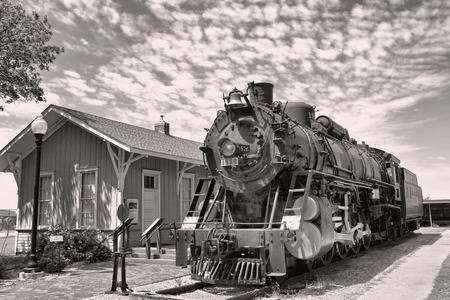
#> input picture 1.jpg, 450 x 300 px, found by its file name
$ python 'ASSG PART1_B150413CS_Sumanathilaka.py'
#> lines starting #> are read from the running program, lines starting #| are printed output that depends on the picture; after the words box and inside, x2 and y2 are one past the last pixel; in counts of white or black regions, pixels touching at a corner belong together; long printed decimals are rounded
# -*- coding: utf-8 -*-
"""
Created on Sat Mar  9 19:56:29 2019

@author: deshan
"""

import cv2
import matplotlib.pyplot as plt
import numpy as np

if __name__ == "__main__":

    ###### Step 1 ######

    I = cv2.imread('C:/Users/desha/Desktop/1.jpg', cv2.IMREAD_GRAYSCALE)  # Read a grayscale image
#> I: shape (300, 450); min 0, max 255, mean 138.5

    height, width = np.shape(I) #size of the image (no of pixels)
#> height = 300; width = 450
    print("Size of Image: ", height, " X ", width)
#| Size of Image:  300  X  450
    plt.imshow(I, cmap=plt.get_cmap('gray')) #plot original image
    plt.title("Original Image (Step 1)")
    plt.show()
    f = open("img.txt", "w")
    sum = 0
    for px in range(0, height):
        for py in range(0, width):
            sum = sum + I[px][py]     #sum of all pixels
            f.write (str(I[px][py]) + " ")
        f.write("\n")
#> after the loop, sum = 18701697

    no_of_pixels=height*width  #no of pixels
#> no_of_pixels = 135000
    Threshold =sum/no_of_pixels # initial Threshold
#> Threshold = 138.5

    print("Threshold : ", Threshold)
#| Threshold :  138.531

    ##### Step2 #####
    sum1=0
    sum2=0
    count1=0
    count2=0

    for i in np.arange(height):
        for j in np.arange(width):
            a = I.item(i,j)
   #Dividing the pixels into two groups based on pixel values
            if a > Threshold:
                sum1 =sum1 + a
                count1 =count1 + 1

            else:
                sum2 =sum2 + a
                count2 =count2 + 1
#> after the loop, count1 = 72047; count2 = 62953; sum1 = 13741658; sum2 = 4960039


    A1 =sum1/count1
#> A1 = 190.7
    A2 =sum2/count2
#> A2 = 78.79
    print("Average G1 :",A1 )
#| Average G1 : 190.732
    print("Average G2 :",A2 )
#| Average G2 : 78.790

    # calculating New threshold
    Threshold =(1/2)*(A1+A2)
#> Threshold = 134.8
    c= 2

    #### STEP3-6 #####

    while c > 1:  #checking for T0 Condition
        sum1=0
        sum2=0
        count1=0
        count2=0
        Threshold2=Threshold

        for i in np.arange(height):
          for j in np.arange(width):
            a = I.item(i,j)

            if a > Threshold:
                sum1 =sum1 + a
                count1 =count1 + 1

            else:
                sum2 =sum2 + a
                count2 =count2 + 1


        A1 =sum1/count1
        A2 =sum2/count2
        Threshold =(1/2)*(A1+A2)

        c = Threshold2-Threshold
        print('Threshold new:',Threshold)
#> this loop made 2 passes
#> (Threshold2, c) on pass 1: (134.8, 1.87)

    ### step 7 ####
    for i in np.arange(height):
          for j in np.arange(width):
            a = I.item(i,j)
            if a > Threshold:           #Final Threshold
               b=255                    #initializing value G
               I.itemset((i,j) ,b)      # G(i,j) = 255 , if I(i,j) > T
            else:
               b=0                     #  G(i,j)= 0  , if I(i,j)  <=T
               I.itemset((i,j) ,b)
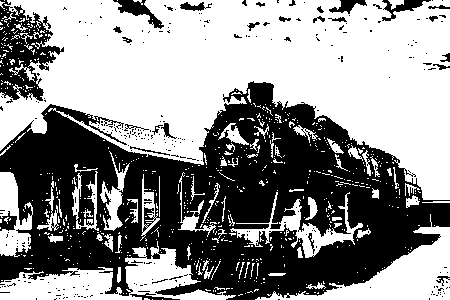
#> I: shape (300, 450); 56.2% white; 305 black regions (277 under 20 px), largest, box (x1, y1, x2, y2) and area: (0, 81, 450, 300) 52718, (0, 0, 64, 101) 3199, (113, 0, 164, 29) 495

    plt.imshow(I, cmap=plt.get_cmap('gray'))     # final image plot
    plt.title("Resulting Image (Step 7)")
    plt.show()

    ####step 8-10 ####

    ##add Noise to image##.
    Icopy = I.astype('uint8')
    mean = 1.0   # some constant
    std = 1.0    # some constant (standard deviation)
    noisy_img = Icopy + np.random.normal(mean, std, Icopy.shape)
    I2 = np.clip(noisy_img, 0, 255)


    plt.imshow(I2, cmap=plt.get_cmap('gray'))
    plt.title(" Noise Addition (Step 8)")
    plt.show()

     #I need to convert the image to uint8 and scale the mask to 255. I create two#
    #structuring elements - one that is a 5 x 5 rectangle for the closing operation and #
    #another that is 2 x 2 for the opening operation. I run cv2.morphologyEx#
    #twice for the opening and closing operations respectively on the thresholded image.#

    #Once I do that,I multiply this mask with the#
    #original image so that we can grab the original pixels of the #
    #image back and maintaining what is considered a true object from the mask output.#

    #Remove spurious small islands of noise in an image#
    img_bw = 255*I2.astype('uint8')
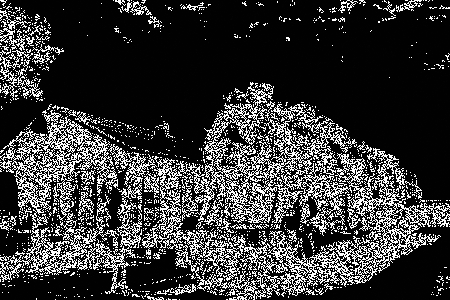
#> img_bw: shape (300, 450); min 0, max 255, mean 56.6

    se1 = cv2.getStructuringElement(cv2.MORPH_RECT, (5,5))
    se2 = cv2.getStructuringElement(cv2.MORPH_RECT, (2,2))
    mask = cv2.morphologyEx(img_bw, cv2.MORPH_CLOSE, se1)
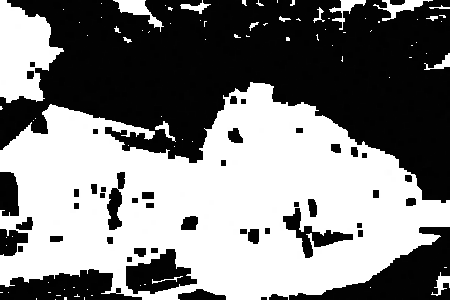
#> mask: shape (300, 450); min 1, max 255, mean 127.6
    mask = cv2.morphologyEx(mask, cv2.MORPH_OPEN, se2)
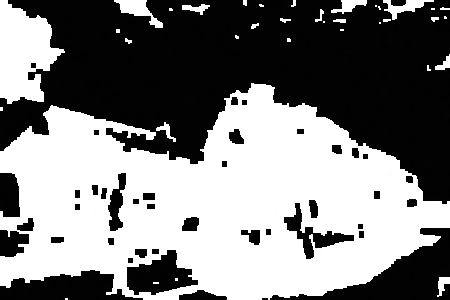
#> mask: shape (300, 450); min 1, max 255, mean 127.1
    out = I2 * mask
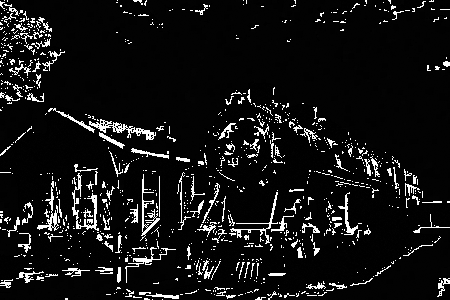
#> out: shape (300, 450) float64; min 0, max 65025, mean 5297.7; drawn with min black and max white

    plt.imshow(out, cmap=plt.get_cmap('gray'))
    plt.title("Removal of Noise as small island removal (Step 9-10)")
    plt.show()

    ## median Filter ###
    out2 =cv2.medianBlur(I, 3)
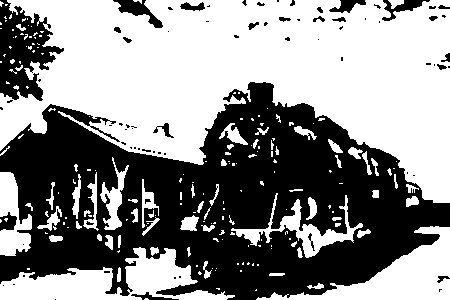
#> out2: shape (300, 450); 55.3% white; 75 black regions (51 under 20 px), largest, box (x1, y1, x2, y2) and area: (0, 82, 450, 300) 54374, (0, 0, 64, 101) 3499, (113, 0, 163, 28) 500
    plt.imshow(out2, cmap=plt.get_cmap('gray'))
    plt.title("Removal of Noise median Filter (Step 9-10)")
    plt.show()

$ run again, with cameraman.tif saved as 1.jpg
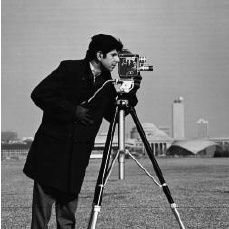
#> input picture cameraman.tif, 229 x 229 px, found by its file name
#> I is the input picture: shape (229, 229); min 0, max 255, mean 118.7
#| Size of Image:  229  X  229
#> after the loop `for px in range(0, height):`: sum = 6223290
#> `Threshold =sum/no_of_pixels`: Threshold = 118.7
#| Threshold :  118.672
#> after the loop `for i in np.arange(height):`: count1 = 33718; count2 = 18723; sum1 = 5393832; sum2 = 829458
#> A1 = 160
#> A2 = 44.3
#| Average G1 : 159.969
#| Average G2 : 44.302
#> `Threshold =(1/2)*(A1+A2)`: Threshold = 102.1
#> the loop `while c > 1:` made 3 passes
#> (Threshold2, c) on pass 1: (102.1, 9.56)
#> after the loop `for i in np.arange(height):`:
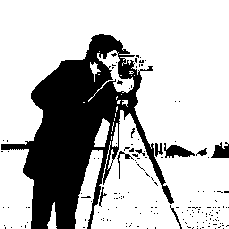
#> I: shape (229, 229); 73.3% white; 159 black regions (150 under 20 px), largest, box (x1, y1, x2, y2) and area: (1, 34, 174, 229) 12859, (164, 143, 195, 158) 248, (211, 142, 229, 158) 193
#> `out2 =cv2.medianBlur(I, 3)`:
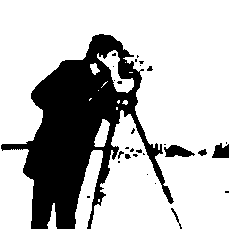
#> out2: shape (229, 229); 73.7% white; 29 black regions (21 under 20 px), largest, box (x1, y1, x2, y2) and area: (1, 34, 174, 229) 13082, (164, 145, 195, 157) 242, (212, 143, 229, 158) 189
